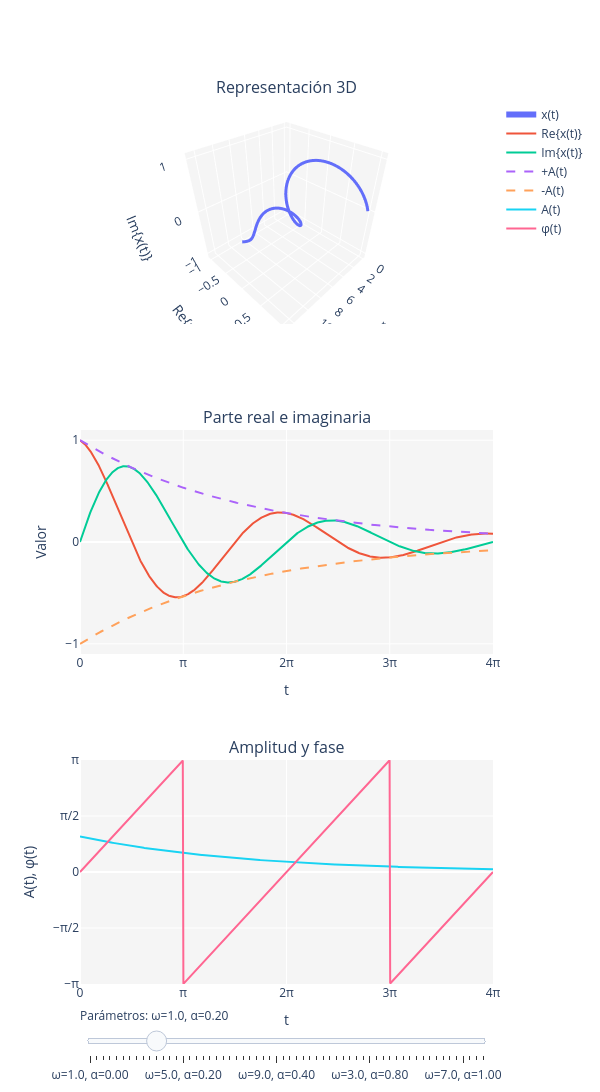

The code cell stored with this chart in its notebook:
### Code cell
import numpy as np
import plotly.graph_objects as go
from plotly.subplots import make_subplots

# ============================================================
# Parámetros
# ============================================================

t = np.linspace(0, 4*np.pi, 700)

omegas = np.linspace(1, 10, 10)
alphas = np.linspace(0.0, 1.0, 6)

bgcolor = "whitesmoke"

# ============================================================
# Señal
# x(t) = e^{-alpha t} e^{j omega t}
# ============================================================

def exp_general(t, omega, alpha):
    x = np.exp(-alpha*t) * np.exp(1j*omega*t)

    re = np.real(x)
    im = np.imag(x)
    A = np.abs(x)
    phi = np.angle(x)

    return re, im, A, phi

# ============================================================
# Figura
# ============================================================

fig = make_subplots(
    rows=3,
    cols=1,
    vertical_spacing=0.12,
    specs=[
        [{"type": "scene"}],
        [{"type": "xy"}],
        [{"type": "xy"}],
    ],
    subplot_titles=[
        "Representación 3D",
        "Parte real e imaginaria",
        "Amplitud y fase"
    ]
)

# ============================================================
# Datos iniciales
# ============================================================

omega0 = omegas[0]
alpha0 = alphas[1]

re, im, A, phi = exp_general(t, omega0, alpha0)

# 3D
fig.add_trace(
    go.Scatter3d(
        x=t,
        y=re,
        z=im,
        mode="lines",
        name="x(t)",
        line=dict(width=6),
    ),
    row=1,
    col=1
)

# Re e Im
fig.add_trace(go.Scatter(x=t, y=re, mode="lines", name="Re{x(t)}"), row=2, col=1)
fig.add_trace(go.Scatter(x=t, y=im, mode="lines", name="Im{x(t)}"), row=2, col=1)

# Envolvente en Re/Im
fig.add_trace(
    go.Scatter(x=t, y=A, mode="lines", name="+A(t)", line=dict(dash="dash")),
    row=2,
    col=1
)

fig.add_trace(
    go.Scatter(x=t, y=-A, mode="lines", name="-A(t)", line=dict(dash="dash")),
    row=2,
    col=1
)

# Amplitud y fase
fig.add_trace(go.Scatter(x=t, y=A, mode="lines", name="A(t)"), row=3, col=1)
fig.add_trace(go.Scatter(x=t, y=phi, mode="lines", name="φ(t)"), row=3, col=1)

# ============================================================
# Frames: una combinación por frame
# ============================================================

frames = []
slider_steps = []

for alpha in alphas:
    for omega in omegas:

        re, im, A, phi = exp_general(t, omega, alpha)

        frame_name = f"ω={omega:.1f}, α={alpha:.2f}"

        frames.append(
            go.Frame(
                data=[
                    go.Scatter3d(x=t, y=re, z=im),
                    go.Scatter(x=t, y=re),
                    go.Scatter(x=t, y=im),
                    go.Scatter(x=t, y=A),
                    go.Scatter(x=t, y=-A),
                    go.Scatter(x=t, y=A),
                    go.Scatter(x=t, y=phi),
                ],
                name=frame_name,
            )
        )

        slider_steps.append(
            dict(
                label=frame_name,
                method="animate",
                args=[
                    [frame_name],
                    dict(
                        mode="immediate",
                        frame=dict(duration=0, redraw=True),
                        transition=dict(duration=0),
                    ),
                ],
            )
        )

fig.frames = frames

# ============================================================
# Slider único
# ============================================================

sliders = [
    dict(
        active=10,
        currentvalue=dict(prefix="Parámetros: "),
        steps=slider_steps,
    )
]

# ============================================================
# Layout
# ============================================================

fig.update_layout(
    # title=r"Señal exponencial compleja general: $x(t)=e^{-\alpha t}e^{j\omega_0 t}$",
    width=600,
    height=1200,
    sliders=sliders,
    showlegend=True,
    plot_bgcolor=bgcolor,
    # paper_bgcolor=bgcolor,
)

# ============================================================
# Ejes 3D
# ============================================================

fig.update_scenes(
    # bgcolor=bgcolor,
    xaxis=dict(
        title="t",
        backgroundcolor=bgcolor,
    ),
    yaxis=dict(
        title="Re{x(t)}",
        range=[-1.1, 1.1],
        backgroundcolor=bgcolor,
    ),
    zaxis=dict(
        title="Im{x(t)}",
        range=[-1.1, 1.1],
        backgroundcolor=bgcolor,
    ),
)

# ============================================================
# Ejes 2D
# ============================================================

fig.update_xaxes(
    title_text="t",
    range=[0, 4*np.pi],
    tickvals=[0, np.pi, 2*np.pi, 3*np.pi, 4*np.pi],
    ticktext=["0", "π", "2π", "3π", "4π"],
    row=2,
    col=1
)

fig.update_yaxes(
    title_text="Valor",
    range=[-1.1, 1.1],
    tickvals=[-1, 0, 1],
    row=2,
    col=1
)

fig.update_xaxes(
    title_text="t",
    range=[0, 4*np.pi],
    tickvals=[0, np.pi, 2*np.pi, 3*np.pi, 4*np.pi],
    ticktext=["0", "π", "2π", "3π", "4π"],
    row=3,
    col=1
)

fig.update_yaxes(
    title_text="A(t), φ(t)",
    range=[-np.pi, np.pi],
    tickvals=[-np.pi, -np.pi/2, 0, np.pi/2, np.pi],
    ticktext=["−π", "−π/2", "0", "π/2", "π"],
    row=3,
    col=1
)

fig.show()

### Figure 1 — Plotly figure (JSON) as saved in the notebook; plotly's stock layout.template omitted (floating-point values rounded to 4 significant figures; data arrays with more than 128 entries replaced by an {"elided": "..."} marker saying what was removed)
{"data": [{"line": {"width": 6}, "mode": "lines", "name": "x(t)", "scene": "scene", "type": "scatter3d", "x": {"elided": "700 float values"}, "y": {"elided": "700 float values"}, "z": {"elided": "700 float values"}}, {"mode": "lines", "name": "Re{x(t)}", "type": "scatter", "x": {"elided": "700 float values"}, "xaxis": "x", "y": {"elided": "700 float values"}, "yaxis": "y"}, {"mode": "lines", "name": "Im{x(t)}", "type": "scatter", "x": {"elided": "700 float values"}, "xaxis": "x", "y": {"elided": "700 float values"}, "yaxis": "y"}, {"line": {"dash": "dash"}, "mode": "lines", "name": "+A(t)", "type": "scatter", "x": {"elided": "700 float values"}, "xaxis": "x", "y": {"elided": "700 float values"}, "yaxis": "y"}, {"line": {"dash": "dash"}, "mode": "lines", "name": "-A(t)", "type": "scatter", "x": {"elided": "700 float values"}, "xaxis": "x", "y": {"elided": "700 float values"}, "yaxis": "y"}, {"mode": "lines", "name": "A(t)", "type": "scatter", "x": {"elided": "700 float values"}, "xaxis": "x2", "y": {"elided": "700 float values"}, "yaxis": "y2"}, {"mode": "lines", "name": "φ(t)", "type": "scatter", "x": {"elided": "700 float values"}, "xaxis": "x2", "y": {"elided": "700 float values"}, "yaxis": "y2"}], "layout": {"annotations": [{"font": {"size": 16}, "showarrow": false, "text": "Representación 3D", "x": 0.5, "xanchor": "center", "xref": "paper", "y": 1, "yanchor": "bottom", "yref": "paper"}, {"font": {"size": 16}, "showarrow": false, "text": "Parte real e imaginaria", "x": 0.5, "xanchor": "center", "xref": "paper", "y": 0.6267, "yanchor": "bottom", "yref": "paper"}, {"font": {"size": 16}, "showarrow": false, "text": "Amplitud y fase", "x": 0.5, "xanchor": "center", "xref": "paper", "y": 0.2533, "yanchor": "bottom", "yref": "paper"}], "height": 1200, "plot_bgcolor": "whitesmoke", "scene": {"domain": {"x": [0, 1], "y": [0.7467, 1]}, "xaxis": {"backgroundcolor": "whitesmoke", "title": {"text": "t"}}, "yaxis": {"backgroundcolor": "whitesmoke", "range": [-1.1, 1.1], "title": {"text": "Re{x(t)}"}}, "zaxis": {"backgroundcolor": "whitesmoke", "range": [-1.1, 1.1], "title": {"text": "Im{x(t)}"}}}, "showlegend": true, "sliders": [{"active": 10, "currentvalue": {"prefix": "Parámetros: "}, "steps": [{"args": [["ω=1.0, α=0.00"], {"frame": {"duration": 0, "redraw": true}, "mode": "immediate", "transition": {"duration": 0}}], "label": "ω=1.0, α=0.00", "method": "animate"}, {"args": [["ω=2.0, α=0.00"], {"frame": {"duration": 0, "redraw": true}, "mode": "immediate", "transition": {"duration": 0}}], "label": "ω=2.0, α=0.00", "method": "animate"}, {"args": [["ω=3.0, α=0.00"], {"frame": {"duration": 0, "redraw": true}, "mode": "immediate", "transition": {"duration": 0}}], "label": "ω=3.0, α=0.00", "method": "animate"}, {"args": [["ω=4.0, α=0.00"], {"frame": {"duration": 0, "redraw": true}, "mode": "immediate", "transition": {"duration": 0}}], "label": "ω=4.0, α=0.00", "method": "animate"}, {"args": [["ω=5.0, α=0.00"], {"frame": {"duration": 0, "redraw": true}, "mode": "immediate", "transition": {"duration": 0}}], "label": "ω=5.0, α=0.00", "method": "animate"}, {"args": [["ω=6.0, α=0.00"], {"frame": {"duration": 0, "redraw": true}, "mode": "immediate", "transition": {"duration": 0}}], "label": "ω=6.0, α=0.00", "method": "animate"}, {"args": [["ω=7.0, α=0.00"], {"frame": {"duration": 0, "redraw": true}, "mode": "immediate", "transition": {"duration": 0}}], "label": "ω=7.0, α=0.00", "method": "animate"}, {"args": [["ω=8.0, α=0.00"], {"frame": {"duration": 0, "redraw": true}, "mode": "immediate", "transition": {"duration": 0}}], "label": "ω=8.0, α=0.00", "method": "animate"}, {"args": [["ω=9.0, α=0.00"], {"frame": {"duration": 0, "redraw": true}, "mode": "immediate", "transition": {"duration": 0}}], "label": "ω=9.0, α=0.00", "method": "animate"}, {"args": [["ω=10.0, α=0.00"], {"frame": {"duration": 0, "redraw": true}, "mode": "immediate", "transition": {"duration": 0}}], "label": "ω=10.0, α=0.00", "method": "animate"}, {"args": [["ω=1.0, α=0.20"], {"frame": {"duration": 0, "redraw": true}, "mode": "immediate", "transition": {"duration": 0}}], "label": "ω=1.0, α=0.20", "method": "animate"}, {"args": [["ω=2.0, α=0.20"], {"frame": {"duration": 0, "redraw": true}, "mode": "immediate", "transition": {"duration": 0}}], "label": "ω=2.0, α=0.20", "method": "animate"}, {"args": [["ω=3.0, α=0.20"], {"frame": {"duration": 0, "redraw": true}, "mode": "immediate", "transition": {"duration": 0}}], "label": "ω=3.0, α=0.20", "method": "animate"}, {"args": [["ω=4.0, α=0.20"], {"frame": {"duration": 0, "redraw": true}, "mode": "immediate", "transition": {"duration": 0}}], "label": "ω=4.0, α=0.20", "method": "animate"}, {"args": [["ω=5.0, α=0.20"], {"frame": {"duration": 0, "redraw": true}, "mode": "immediate", "transition": {"duration": 0}}], "label": "ω=5.0, α=0.20", "method": "animate"}, {"args": [["ω=6.0, α=0.20"], {"frame": {"duration": 0, "redraw": true}, "mode": "immediate", "transition": {"duration": 0}}], "label": "ω=6.0, α=0.20", "method": "animate"}, {"args": [["ω=7.0, α=0.20"], {"frame": {"duration": 0, "redraw": true}, "mode": "immediate", "transition": {"duration": 0}}], "label": "ω=7.0, α=0.20", "method": "animate"}, {"args": [["ω=8.0, α=0.20"], {"frame": {"duration": 0, "redraw": true}, "mode": "immediate", "transition": {"duration": 0}}], "label": "ω=8.0, α=0.20", "method": "animate"}, {"args": [["ω=9.0, α=0.20"], {"frame": {"duration": 0, "redraw": true}, "mode": "immediate", "transition": {"duration": 0}}], "label": "ω=9.0, α=0.20", "method": "animate"}, {"args": [["ω=10.0, α=0.20"], {"frame": {"duration": 0, "redraw": true}, "mode": "immediate", "transition": {"duration": 0}}], "label": "ω=10.0, α=0.20", "method": "animate"}, {"args": [["ω=1.0, α=0.40"], {"frame": {"duration": 0, "redraw": true}, "mode": "immediate", "transition": {"duration": 0}}], "label": "ω=1.0, α=0.40", "method": "animate"}, {"args": [["ω=2.0, α=0.40"], {"frame": {"duration": 0, "redraw": true}, "mode": "immediate", "transition": {"duration": 0}}], "label": "ω=2.0, α=0.40", "method": "animate"}, {"args": [["ω=3.0, α=0.40"], {"frame": {"duration": 0, "redraw": true}, "mode": "immediate", "transition": {"duration": 0}}], "label": "ω=3.0, α=0.40", "method": "animate"}, {"args": [["ω=4.0, α=0.40"], {"frame": {"duration": 0, "redraw": true}, "mode": "immediate", "transition": {"duration": 0}}], "label": "ω=4.0, α=0.40", "method": "animate"}, {"args": [["ω=5.0, α=0.40"], {"frame": {"duration": 0, "redraw": true}, "mode": "immediate", "transition": {"duration": 0}}], "label": "ω=5.0, α=0.40", "method": "animate"}, {"args": [["ω=6.0, α=0.40"], {"frame": {"duration": 0, "redraw": true}, "mode": "immediate", "transition": {"duration": 0}}], "label": "ω=6.0, α=0.40", "method": "animate"}, {"args": [["ω=7.0, α=0.40"], {"frame": {"duration": 0, "redraw": true}, "mode": "immediate", "transition": {"duration": 0}}], "label": "ω=7.0, α=0.40", "method": "animate"}, {"args": [["ω=8.0, α=0.40"], {"frame": {"duration": 0, "redraw": true}, "mode": "immediate", "transition": {"duration": 0}}], "label": "ω=8.0, α=0.40", "method": "animate"}, {"args": [["ω=9.0, α=0.40"], {"frame": {"duration": 0, "redraw": true}, "mode": "immediate", "transition": {"duration": 0}}], "label": "ω=9.0, α=0.40", "method": "animate"}, {"args": [["ω=10.0, α=0.40"], {"frame": {"duration": 0, "redraw": true}, "mode": "immediate", "transition": {"duration": 0}}], "label": "ω=10.0, α=0.40", "method": "animate"}, {"args": [["ω=1.0, α=0.60"], {"frame": {"duration": 0, "redraw": true}, "mode": "immediate", "transition": {"duration": 0}}], "label": "ω=1.0, α=0.60", "method": "animate"}, {"args": [["ω=2.0, α=0.60"], {"frame": {"duration": 0, "redraw": true}, "mode": "immediate", "transition": {"duration": 0}}], "label": "ω=2.0, α=0.60", "method": "animate"}, {"args": [["ω=3.0, α=0.60"], {"frame": {"duration": 0, "redraw": true}, "mode": "immediate", "transition": {"duration": 0}}], "label": "ω=3.0, α=0.60", "method": "animate"}, {"args": [["ω=4.0, α=0.60"], {"frame": {"duration": 0, "redraw": true}, "mode": "immediate", "transition": {"duration": 0}}], "label": "ω=4.0, α=0.60", "method": "animate"}, {"args": [["ω=5.0, α=0.60"], {"frame": {"duration": 0, "redraw": true}, "mode": "immediate", "transition": {"duration": 0}}], "label": "ω=5.0, α=0.60", "method": "animate"}, {"args": [["ω=6.0, α=0.60"], {"frame": {"duration": 0, "redraw": true}, "mode": "immediate", "transition": {"duration": 0}}], "label": "ω=6.0, α=0.60", "method": "animate"}, {"args": [["ω=7.0, α=0.60"], {"frame": {"duration": 0, "redraw": true}, "mode": "immediate", "transition": {"duration": 0}}], "label": "ω=7.0, α=0.60", "method": "animate"}, {"args": [["ω=8.0, α=0.60"], {"frame": {"duration": 0, "redraw": true}, "mode": "immediate", "transition": {"duration": 0}}], "label": "ω=8.0, α=0.60", "method": "animate"}, {"args": [["ω=9.0, α=0.60"], {"frame": {"duration": 0, "redraw": true}, "mode": "immediate", "transition": {"duration": 0}}], "label": "ω=9.0, α=0.60", "method": "animate"}, {"args": [["ω=10.0, α=0.60"], {"frame": {"duration": 0, "redraw": true}, "mode": "immediate", "transition": {"duration": 0}}], "label": "ω=10.0, α=0.60", "method": "animate"}, {"args": [["ω=1.0, α=0.80"], {"frame": {"duration": 0, "redraw": true}, "mode": "immediate", "transition": {"duration": 0}}], "label": "ω=1.0, α=0.80", "method": "animate"}, {"args": [["ω=2.0, α=0.80"], {"frame": {"duration": 0, "redraw": true}, "mode": "immediate", "transition": {"duration": 0}}], "label": "ω=2.0, α=0.80", "method": "animate"}, {"args": [["ω=3.0, α=0.80"], {"frame": {"duration": 0, "redraw": true}, "mode": "immediate", "transition": {"duration": 0}}], "label": "ω=3.0, α=0.80", "method": "animate"}, {"args": [["ω=4.0, α=0.80"], {"frame": {"duration": 0, "redraw": true}, "mode": "immediate", "transition": {"duration": 0}}], "label": "ω=4.0, α=0.80", "method": "animate"}, {"args": [["ω=5.0, α=0.80"], {"frame": {"duration": 0, "redraw": true}, "mode": "immediate", "transition": {"duration": 0}}], "label": "ω=5.0, α=0.80", "method": "animate"}, {"args": [["ω=6.0, α=0.80"], {"frame": {"duration": 0, "redraw": true}, "mode": "immediate", "transition": {"duration": 0}}], "label": "ω=6.0, α=0.80", "method": "animate"}, {"args": [["ω=7.0, α=0.80"], {"frame": {"duration": 0, "redraw": true}, "mode": "immediate", "transition": {"duration": 0}}], "label": "ω=7.0, α=0.80", "method": "animate"}, {"args": [["ω=8.0, α=0.80"], {"frame": {"duration": 0, "redraw": true}, "mode": "immediate", "transition": {"duration": 0}}], "label": "ω=8.0, α=0.80", "method": "animate"}, {"args": [["ω=9.0, α=0.80"], {"frame": {"duration": 0, "redraw": true}, "mode": "immediate", "transition": {"duration": 0}}], "label": "ω=9.0, α=0.80", "method": "animate"}, {"args": [["ω=10.0, α=0.80"], {"frame": {"duration": 0, "redraw": true}, "mode": "immediate", "transition": {"duration": 0}}], "label": "ω=10.0, α=0.80", "method": "animate"}, {"args": [["ω=1.0, α=1.00"], {"frame": {"duration": 0, "redraw": true}, "mode": "immediate", "transition": {"duration": 0}}], "label": "ω=1.0, α=1.00", "method": "animate"}, {"args": [["ω=2.0, α=1.00"], {"frame": {"duration": 0, "redraw": true}, "mode": "immediate", "transition": {"duration": 0}}], "label": "ω=2.0, α=1.00", "method": "animate"}, {"args": [["ω=3.0, α=1.00"], {"frame": {"duration": 0, "redraw": true}, "mode": "immediate", "transition": {"duration": 0}}], "label": "ω=3.0, α=1.00", "method": "animate"}, {"args": [["ω=4.0, α=1.00"], {"frame": {"duration": 0, "redraw": true}, "mode": "immediate", "transition": {"duration": 0}}], "label": "ω=4.0, α=1.00", "method": "animate"}, {"args": [["ω=5.0, α=1.00"], {"frame": {"duration": 0, "redraw": true}, "mode": "immediate", "transition": {"duration": 0}}], "label": "ω=5.0, α=1.00", "method": "animate"}, {"args": [["ω=6.0, α=1.00"], {"frame": {"duration": 0, "redraw": true}, "mode": "immediate", "transition": {"duration": 0}}], "label": "ω=6.0, α=1.00", "method": "animate"}, {"args": [["ω=7.0, α=1.00"], {"frame": {"duration": 0, "redraw": true}, "mode": "immediate", "transition": {"duration": 0}}], "label": "ω=7.0, α=1.00", "method": "animate"}, {"args": [["ω=8.0, α=1.00"], {"frame": {"duration": 0, "redraw": true}, "mode": "immediate", "transition": {"duration": 0}}], "label": "ω=8.0, α=1.00", "method": "animate"}, {"args": [["ω=9.0, α=1.00"], {"frame": {"duration": 0, "redraw": true}, "mode": "immediate", "transition": {"duration": 0}}], "label": "ω=9.0, α=1.00", "method": "animate"}, {"args": [["ω=10.0, α=1.00"], {"frame": {"duration": 0, "redraw": true}, "mode": "immediate", "transition": {"duration": 0}}], "label": "ω=10.0, α=1.00", "method": "animate"}]}], "width": 600, "xaxis": {"anchor": "y", "domain": [0, 1], "range": [0, 12.57], "ticktext": ["0", "π", "2π", "3π", "4π"], "tickvals": [0, 3.142, 6.283, 9.425, 12.57], "title": {"text": "t"}}, "xaxis2": {"anchor": "y2", "domain": [0, 1], "range": [0, 12.57], "ticktext": ["0", "π", "2π", "3π", "4π"], "tickvals": [0, 3.142, 6.283, 9.425, 12.57], "title": {"text": "t"}}, "yaxis": {"anchor": "x", "domain": [0.3733, 0.6267], "range": [-1.1, 1.1], "tickvals": [-1, 0, 1], "title": {"text": "Valor"}}, "yaxis2": {"anchor": "x2", "domain": [0, 0.2533], "range": [-3.142, 3.142], "ticktext": ["−π", "−π/2", "0", "π/2", "π"], "tickvals": [-3.142, -1.571, 0, 1.571, 3.142], "title": {"text": "A(t), φ(t)"}}}}
